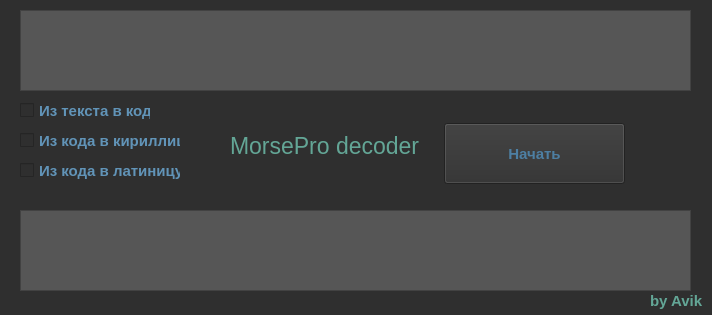
<?xml version="1.0" encoding="UTF-8"?>
<ui version="4.0">
 <class>MainWindow</class>
 <widget class="QMainWindow" name="MainWindow">
  <property name="geometry">
   <rect>
    <x>0</x>
    <y>0</y>
    <width>712</width>
    <height>315</height>
   </rect>
  </property>
  <property name="windowTitle">
   <string>Morsepro byAvk</string>
  </property>
  <widget class="QWidget" name="centralwidget">
   <property name="styleSheet">
    <string notr="true">QWidget {
    background-color: #2f2f2f;
}
QTextEdit {
    background-color: #565656;
    color: #0d0e0d;
}
QPushButton {
    color: #4d7fa3;
}
QPushButton:hover {
    background-color: #5b5b5b;
}
QCheckBox {
    color: #6194b8
}
QLabel {
    color: #63a696
}</string>
   </property>
   <widget class="QTextEdit" name="input_txte">
    <property name="geometry">
     <rect>
      <x>20</x>
      <y>10</y>
      <width>671</width>
      <height>81</height>
     </rect>
    </property>
    <property name="font">
     <font>
      <family>System</family>
      <pointsize>14</pointsize>
      <bold>true</bold>
     </font>
    </property>
   </widget>
   <widget class="QTextEdit" name="output_txte">
    <property name="geometry">
     <rect>
      <x>20</x>
      <y>210</y>
      <width>671</width>
      <height>81</height>
     </rect>
    </property>
    <property name="font">
     <font>
      <family>System</family>
      <pointsize>10</pointsize>
      <bold>true</bold>
     </font>
    </property>
    <property name="readOnly">
     <bool>true</bool>
    </property>
   </widget>
   <widget class="QCheckBox" name="fr_textcode">
    <property name="geometry">
     <rect>
      <x>20</x>
      <y>100</y>
      <width>131</width>
      <height>21</height>
     </rect>
    </property>
    <property name="font">
     <font>
      <family>System</family>
      <pointsize>11</pointsize>
      <bold>true</bold>
     </font>
    </property>
    <property name="text">
     <string>Из текста в код</string>
    </property>
   </widget>
   <widget class="QCheckBox" name="fr_codeKir">
    <property name="geometry">
     <rect>
      <x>20</x>
      <y>130</y>
      <width>161</width>
      <height>21</height>
     </rect>
    </property>
    <property name="font">
     <font>
      <family>System</family>
      <pointsize>11</pointsize>
      <bold>true</bold>
     </font>
    </property>
    <property name="text">
     <string>Из кода в кириллицу</string>
    </property>
   </widget>
   <widget class="QCheckBox" name="fr_codeLat">
    <property name="geometry">
     <rect>
      <x>20</x>
      <y>160</y>
      <width>161</width>
      <height>21</height>
     </rect>
    </property>
    <property name="font">
     <font>
      <family>System</family>
      <pointsize>11</pointsize>
      <bold>true</bold>
     </font>
    </property>
    <property name="text">
     <string>Из кода в латиницу</string>
    </property>
   </widget>
   <widget class="QPushButton" name="start_btn">
    <property name="geometry">
     <rect>
      <x>444</x>
      <y>123</y>
      <width>181</width>
      <height>61</height>
     </rect>
    </property>
    <property name="font">
     <font>
      <family>System</family>
      <pointsize>11</pointsize>
      <bold>true</bold>
     </font>
    </property>
    <property name="text">
     <string>Начать</string>
    </property>
   </widget>
   <widget class="QLabel" name="name_lbl">
    <property name="geometry">
     <rect>
      <x>230</x>
      <y>130</y>
      <width>191</width>
      <height>31</height>
     </rect>
    </property>
    <property name="font">
     <font>
      <family>Tahoma</family>
      <pointsize>17</pointsize>
      <bold>false</bold>
     </font>
    </property>
    <property name="text">
     <string>MorsePro decoder</string>
    </property>
   </widget>
   <widget class="QLabel" name="watermark">
    <property name="geometry">
     <rect>
      <x>650</x>
      <y>291</y>
      <width>71</width>
      <height>20</height>
     </rect>
    </property>
    <property name="font">
     <font>
      <family>System</family>
      <pointsize>11</pointsize>
      <bold>true</bold>
     </font>
    </property>
    <property name="text">
     <string>by Avik</string>
    </property>
   </widget>
  </widget>
 </widget>
 <resources/>
 <connections/>
</ui>
